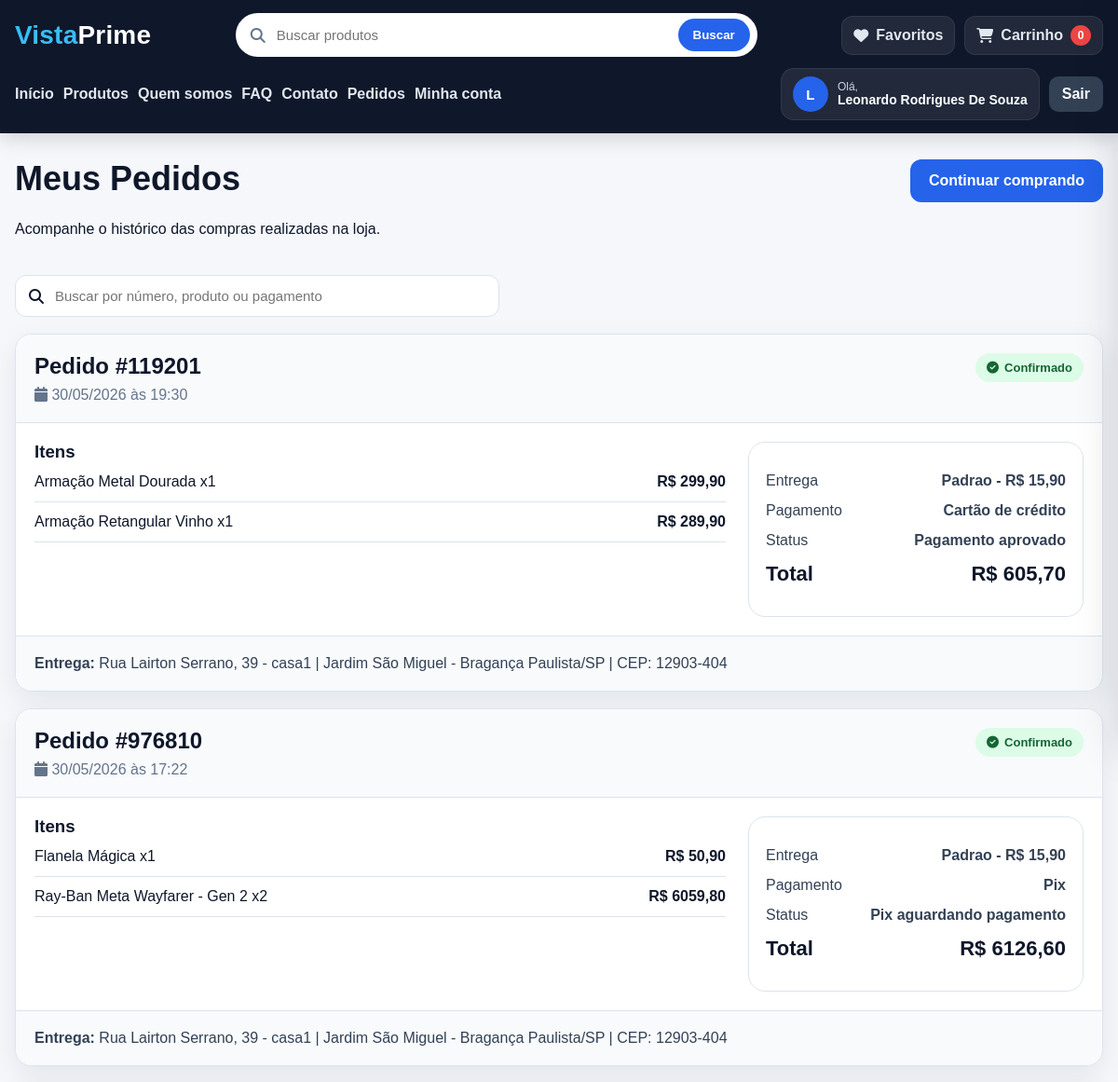
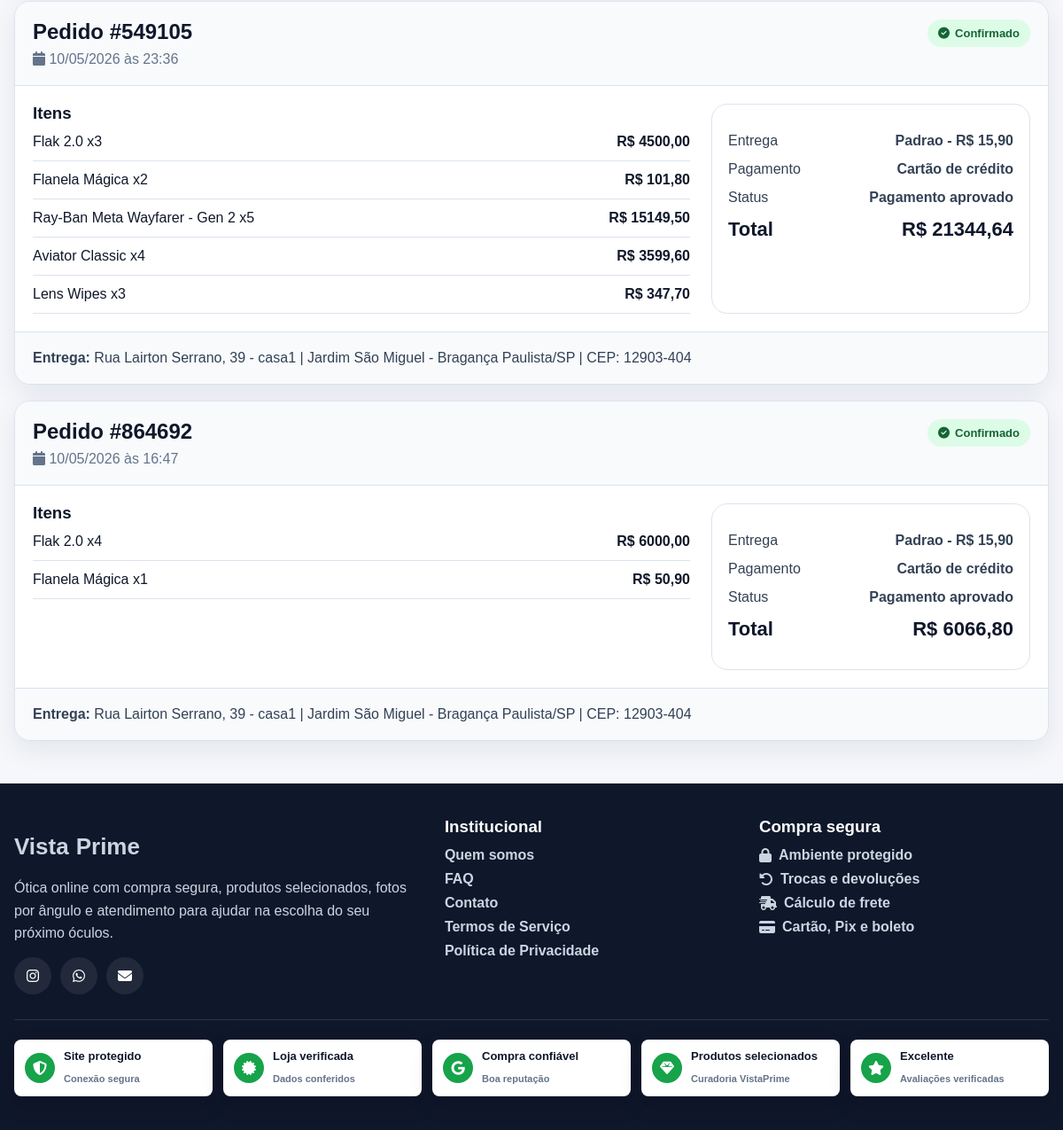
Page /orders (signed in) on the committed database (2 pictures, top to bottom).
### models.py (models this page shows)
class Order(db.Model):
    id = db.Column(db.Integer, primary_key=True)
    user_id = db.Column(db.Integer, db.ForeignKey("user.id"), nullable=False)
    order_number = db.Column(db.String(20), unique=True, nullable=False)
    customer_name = db.Column(db.String(120), nullable=False)
    customer_email = db.Column(db.String(120), nullable=False)
    customer_address = db.Column(db.Text, nullable=False)
    shipping_type = db.Column(db.String(50), nullable=False)
    shipping_price = db.Column(db.Float, nullable=False, default=0)
    payment_method = db.Column(db.String(50), nullable=False)
    payment_status = db.Column(db.String(100), nullable=False)
    total = db.Column(db.Float, nullable=False)
    created_at = db.Column(db.DateTime, default=datetime.utcnow)
    items = db.relationship("OrderItem", backref="order", lazy=True, cascade="all, delete-orphan")

class OrderItem(db.Model):
    id = db.Column(db.Integer, primary_key=True)
    order_id = db.Column(db.Integer, db.ForeignKey("order.id"), nullable=False)
    product_name = db.Column(db.String(150), nullable=False)
    product_category = db.Column(db.String(100), nullable=True)
    unit_price = db.Column(db.Float, nullable=False)
    quantity = db.Column(db.Integer, nullable=False)
    subtotal = db.Column(db.Float, nullable=False)

### app.py (the view)
@app.route("/orders")
@login_required
def orders():
    cart_count = sum(session.get("cart", {}).values())
    user_orders = Order.query.filter_by(user_id=session["user_id"]).order_by(Order.created_at.desc()).all()
    return render_template(
        "orders.html",
        cart_count=cart_count,
        orders=user_orders,
        format_currency=format_currency
    )

### app.py (called while the page is built, shortened)
def login_required(f):
    @wraps(f)
    def decorated_function(*args, **kwargs):
        if not session.get("user_id"):
            checkout_paths = {"/address", "/shipping", "/payment", "/checkout"}
            if request.path not in checkout_paths:
                flash("Entre na sua conta para continuar.", "info")
            return redirect(url_for("login", next=request.path))
        return f(*args, **kwargs)
    return decorated_function

def get_cart():
    if "cart" not in session:
        session["cart"] = {}
    return session["cart"]

def calculate_cart_details():
    cart = get_cart()
    cart_items = []
    total = 0
    return cart_items, total

def format_currency(value):
    return f"R$ {value:.2f}".replace(".", ",")

def get_coupon_discount(total):
    coupon_code = session.get("coupon_code")
    coupon = COUPONS.get(coupon_code)
    if not coupon:
        return 0, None
    discount = round(total * (coupon["percent"] / 100), 2)
    return discount, {"code": coupon_code, **coupon}

@app.context_processor
def inject_cart_drawer():
    mini_cart_items, mini_cart_total = calculate_cart_details()
    mini_coupon_discount, mini_active_coupon = get_coupon_discount(mini_cart_total)
    return {
        "store_name": STORE_NAME,
        "store_email": STORE_EMAIL,
        "mini_cart_items": mini_cart_items,
        "mini_cart_total": mini_cart_total,
        "mini_cart_final_total": max(mini_cart_total - mini_coupon_discount, 0),
        "mini_active_coupon": mini_active_coupon,
        "mini_coupon_discount": mini_coupon_discount,
        "show_cart_drawer": session.pop("cart_drawer_open", False),
    }

### templates/orders.html (shortened to what this page needs)
{% extends "base.html" %}
{% block content %}
<div class="orders-header">
    <div>
        <h1 class="page-title">Meus Pedidos</h1>
        <p class="section-subtitle">Acompanhe o histórico das compras realizadas na loja.</p>
    </div>
    <a href="{{ url_for('index') }}#produtos" class="btn">Continuar comprando</a>
</div>
{% if orders %}
<div class="orders-toolbar">
    <div class="search-box">
        <i class="fas fa-search"></i>
        <input type="text" id="orderSearch" placeholder="Buscar por número, produto ou pagamento">
    </div>
</div>
<div class="orders-list" id="ordersList">
    {% for order in orders %}
    <article class="order-card" data-search="{{ order.order_number }} {{ order.payment_method }} {% for item in order.items %}{{ item.product_name }} {{ item.product_category }} {% endfor %}">
        <div class="order-header">
            <div>
                <h2>Pedido #{{ order.order_number }}</h2>
                <p><i class="fas fa-calendar"></i> {{ order.created_at.strftime("%d/%m/%Y às %H:%M") }}</p>
            </div>
            <span class="order-status delivered">
                <i class="fas fa-check-circle"></i> Confirmado
            </span>
        </div>
        <div class="order-body">
            <div>
                <h3>Itens</h3>
                {% for item in order.items %}
                <div class="order-item-line">
                    <span>{{ item.product_name }} x{{ item.quantity }}</span>
                    <strong>{{ format_currency(item.subtotal) }}</strong>
                </div>
                {% endfor %}
            </div>
            <div class="order-summary compact">
                <div class="summary-item">
                    <span>Entrega</span>
                    <strong>{{ order.shipping_type }} - {{ format_currency(order.shipping_price) }}</strong>
                </div>
                <div class="summary-item">
                    <span>Pagamento</span>
                    <strong>
                        {% if order.payment_method == "cartao" %}
                            Cart&atilde;o de cr&eacute;dito
                        {% elif order.payment_method == "pix" %}
                            Pix
                        {% else %}
                            Boleto banc&aacute;rio
                        {% endif %}
                    </strong>
                </div>
                <div class="summary-item">
                    <span>Status</span>
                    <strong>{{ order.payment_status }}</strong>
                </div>
                <div class="summary-total">
                    <span>Total</span>
                    <strong>{{ format_currency(order.total) }}</strong>
                </div>
            </div>
        </div>
        <div class="order-address">
            <strong>Entrega:</strong> {{ order.customer_address }}
        </div>
    </article>
    {% endfor %}
</div>
{% else %}
<div class="empty-box">
    <p>Você ainda não realizou nenhuma compra.</p>
    <a href="{{ url_for('index') }}#produtos" class="btn">Ver produtos</a>
</div>
{% endif %}
{% endblock %}

### templates/base.html (shortened to what this page needs)
<!DOCTYPE html>
<html lang="pt-BR">
<head>
    <link rel="stylesheet" href="https://cdnjs.cloudflare.com/ajax/libs/font-awesome/6.5.0/css/all.min.css">
    <link rel="stylesheet" href="{{ url_for('static', filename='css/style.css') }}">
</head>
<body>
    <header class="site-header">
        <div class="container nav-shell">
            <div class="nav-top">
                <a href="{{ url_for('index') }}" class="brand"><span>Vista</span>Prime</a>
                <form method="GET" action="{{ url_for('index') }}" class="nav-search">
                    <i class="fas fa-search"></i>
                    <input type="search" name="q" placeholder="Buscar produtos">
                    <button type="submit">Buscar</button>
                </form>
                <div class="nav-actions">
                    <a href="{{ url_for('favorites') }}" class="nav-icon-link">
                        <i class="fas fa-heart"></i>
                        <span>Favoritos</span>
                    </a>
                    <a href="{{ url_for('cart') }}" class="nav-icon-link cart-nav">
                        <i class="fas fa-cart-shopping"></i>
                        <span>Carrinho</span>
                        <strong class="cart-badge" id="cartBadge">{{ cart_count | default(0) }}</strong>
                    </a>
                </div>
            </div>
            <div class="nav-bottom">
                <nav class="main-nav">
                    <a href="{{ url_for('index') }}">In&iacute;cio</a>
                    <a href="{{ url_for('index') }}#produtos">Produtos</a>
                    <a href="{{ url_for('about') }}">Quem somos</a>
                    <a href="{{ url_for('faq') }}">FAQ</a>
                    <a href="{{ url_for('contact') }}">Contato</a>
                    <a href="{{ url_for('orders') if session.get('user_id') else url_for('login') }}">Pedidos</a>
                    <a href="{{ url_for('profile') if session.get('user_id') else url_for('login') }}">Minha conta</a>
                </nav>
                {% if session.get("user_id") %}
                <div class="user-menu">
                    <a href="{{ url_for('profile') }}" class="user-badge">
                        <div class="user-avatar">{{ session.get("user_name")[0] | upper }}</div>
                        <div class="user-info">
                            <span class="user-greeting">Ol&aacute;,</span>
                            <strong class="user-name">{{ session.get("user_name") }}</strong>
                        </div>
                    </a>
                    <a href="{{ url_for('logout') }}" class="nav-button logout-button">Sair</a>
                </div>
                {% else %}
                <div class="auth-links">
                    <a href="{{ url_for('login') }}" class="nav-button ghost-button">Entrar</a>
                    <a href="{{ url_for('register') }}" class="nav-button primary-button">Cadastrar</a>
                </div>
                {% endif %}
            </div>
        </div>
    </header>
    <main class="main-content">
        <div class="container">
            {% block content %}{% endblock %}
        </div>
    </main>
    <footer class="site-footer">
        <div class="container footer-grid">
            <div>
                <a href="{{ url_for('index') }}" class="footer-brand"><span>Vista</span>Prime</a>
                <p>&Oacute;tica online com compra segura, produtos selecionados, fotos por &acirc;ngulo e atendimento para ajudar na escolha do seu pr&oacute;ximo &oacute;culos.</p>
                <div class="footer-social">
                    <a href="https://www.instagram.com/" target="_blank" rel="noopener" aria-label="Instagram"><i class="fab fa-instagram"></i></a>
                    <a href="https://wa.me/5511999999999" target="_blank" rel="noopener" aria-label="WhatsApp"><i class="fab fa-whatsapp"></i></a>
                    <a href="{{ url_for('contact') }}" aria-label="Contato por e-mail"><i class="fas fa-envelope"></i></a>
                </div>
            </div>
            <div>
                <h3>Institucional</h3>
                <a href="{{ url_for('about') }}">Quem somos</a>
                <a href="{{ url_for('faq') }}">FAQ</a>
                <a href="{{ url_for('contact') }}">Contato</a>
                <a href="{{ url_for('terms') }}">Termos de Servi&ccedil;o</a>
                <a href="{{ url_for('privacy') }}">Pol&iacute;tica de Privacidade</a>
            </div>
            <div>
                <h3>Compra segura</h3>
                <span><i class="fas fa-lock"></i> Ambiente protegido</span>
                <span><i class="fas fa-rotate-left"></i> Trocas e devolu&ccedil;&otilde;es</span>
                <span><i class="fas fa-truck-fast"></i> C&aacute;lculo de frete</span>
                <span><i class="fas fa-credit-card"></i> Cart&atilde;o, Pix e boleto</span>
            </div>
        </div>
        <div class="container trust-seals" aria-label="Certifica&ccedil;&otilde;es e garantias da loja">
            <span><i class="fas fa-shield-halved"></i><strong>Site protegido</strong><small>Conex&atilde;o segura</small></span>
            <span><i class="fas fa-certificate"></i><strong>Loja verificada</strong><small>Dados conferidos</small></span>
            <span><i class="fab fa-google"></i><strong>Compra confi&aacute;vel</strong><small>Boa reputa&ccedil;&atilde;o</small></span>
            <span><i class="fas fa-gem"></i><strong>Produtos selecionados</strong><small>Curadoria VistaPrime</small></span>
            <span><i class="fas fa-star"></i><strong>Excelente</strong><small>Avalia&ccedil;&otilde;es verificadas</small></span>
        </div>
    </footer>
</body>
</html>

### templates/orders.html (style rules this page uses)
.orders-header { display: flex; justify-content: space-between; align-items: flex-start; gap: 20px; margin-bottom: 24px; }
.orders-list { display: flex; flex-direction: column; gap: 18px; }
.orders-toolbar { margin-bottom: 18px; }
.search-box { display: flex; align-items: center; gap: 10px; padding: 12px 14px; background: var(--card); border: 1px solid var(--border); border-radius: 12px; max-width: 520px; }
.search-box input { width: 100%; border: 0; outline: 0; font-size: 15px; background: transparent; }
.order-card { background: var(--card); border: 1px solid var(--border); border-radius: var(--radius); box-shadow: var(--shadow); overflow: hidden; }
.order-header, .order-body, .order-address { padding: 20px; }
.order-header { display: flex; justify-content: space-between; gap: 16px; background: #f8fafc; border-bottom: 1px solid var(--border); }
.order-header h2, .order-header p, .order-body h3 { margin: 0; }
.order-header p { margin-top: 8px; color: var(--muted); }
.order-body { display: grid; grid-template-columns: 1fr minmax(260px, 360px); gap: 24px; }
.order-item-line { display: flex; justify-content: space-between; gap: 16px; padding: 12px 0; border-bottom: 1px solid var(--border); }
.order-status { height: fit-content; display: inline-flex; align-items: center; gap: 6px; padding: 8px 12px; border-radius: 999px; background: #dcfce7; color: #166534; font-weight: 800; font-size: 13px; }
.order-summary.compact { position: static; box-shadow: none; padding: 18px; }
.order-address { background: #f8fafc; border-top: 1px solid var(--border); color: #334155; }

### rows in the picture
Order: order_number "119201", created_at "30/05/2026 às 19:30", shipping_type "Padrao", shipping_price "R$ 15,90", payment_method "Cartão de crédito", payment_status "Pagamento aprovado", total "R$ 605,70", customer_address "Rua Lairton Serrano, 39 - casa1 | Jardim São Miguel - Bragança Paulista/SP | CEP: 12903-404"
OrderItem: product_name "Armação Metal Dourada", quantity "1", subtotal "R$ 299,90"
OrderItem: product_name "Armação Retangular Vinho", quantity "1", subtotal "R$ 289,90"
Order: order_number "976810", created_at "30/05/2026 às 17:22", shipping_type "Padrao", shipping_price "R$ 15,90", payment_method "Pix", payment_status "Pix aguardando pagamento", total "R$ 6126,60", customer_address "Rua Lairton Serrano, 39 - casa1 | Jardim São Miguel - Bragança Paulista/SP | CEP: 12903-404"
OrderItem: product_name "Flanela Mágica", quantity "1", subtotal "R$ 50,90"
OrderItem: product_name "Ray-Ban Meta Wayfarer - Gen 2", quantity "2", subtotal "R$ 6059,80"
Order: order_number "549105", created_at "10/05/2026 às 23:36", shipping_type "Padrao", shipping_price "R$ 15,90", payment_method "Cartão de crédito", payment_status "Pagamento aprovado", total "R$ 21344,64", customer_address "Rua Lairton Serrano, 39 - casa1 | Jardim São Miguel - Bragança Paulista/SP | CEP: 12903-404"
OrderItem: product_name "Flak 2.0", quantity "3", subtotal "R$ 4500,00"
OrderItem: product_name "Flanela Mágica", quantity "2", subtotal "R$ 101,80"
OrderItem: product_name "Ray-Ban Meta Wayfarer - Gen 2", quantity "5", subtotal "R$ 15149,50"
OrderItem: product_name "Aviator Classic", quantity "4", subtotal "R$ 3599,60"
OrderItem: product_name "Lens Wipes", quantity "3", subtotal "R$ 347,70"
Order: order_number "864692", created_at "10/05/2026 às 16:47", shipping_type "Padrao", shipping_price "R$ 15,90", payment_method "Cartão de crédito", payment_status "Pagamento aprovado", total "R$ 6066,80", customer_address "Rua Lairton Serrano, 39 - casa1 | Jardim São Miguel - Bragança Paulista/SP | CEP: 12903-404"
OrderItem: product_name "Flak 2.0", quantity "4", subtotal "R$ 6000,00"
OrderItem: product_name "Flanela Mágica", quantity "1", subtotal "R$ 50,90"

### other values in the picture
{{ cart_count | default(0) }} "0"
{{ session.get("user_name")[0] | upper }} "L"
{{ session.get("user_name") }} "Leonardo Rodrigues De Souza"
